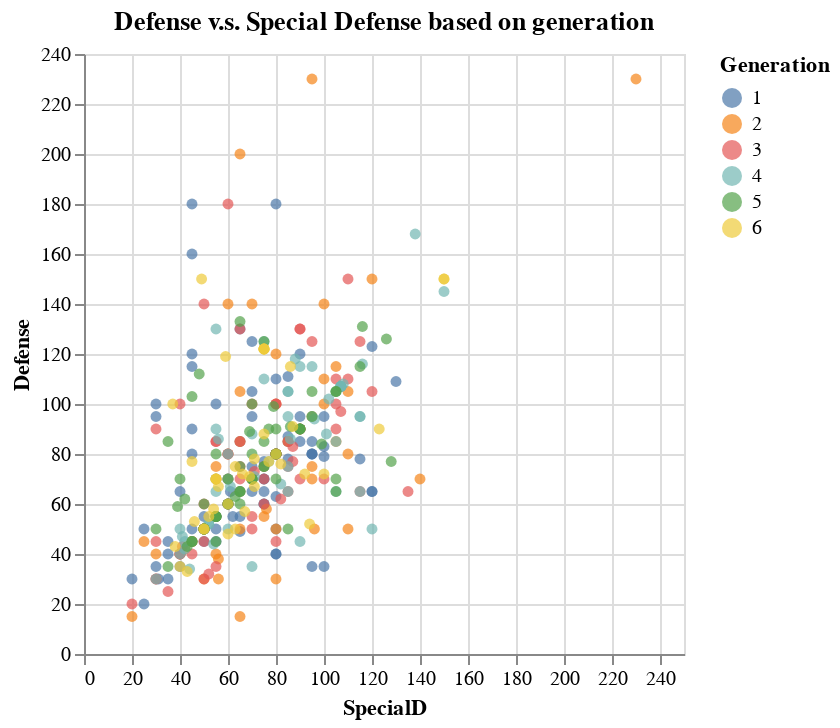

Notebook code cell kept with this figure:
### Code cell
alt.Chart(df).mark_circle().encode(
    x=alt.X("SpecialD",scale=alt.Scale(domain=[0, 250])),
    y=alt.Y("Defense",scale=alt.Scale(domain=[0, 240])),
    color="Generation:N",
    tooltip=["Name","Defense","SpecialD"]
).properties(
    title="Defense v.s. Special Defense based on generation"
)

### Figure 1 — Vega-Lite specification as saved in the notebook (floating-point values rounded to 4 significant figures; data arrays with more than 128 entries replaced by an {"elided": "..."} marker saying what was removed)
{"config": {"view": {"continuousWidth": 300, "continuousHeight": 300}}, "data": {"name": "data-8f8f5a820e13a98ac2edffa1fa08f1db"}, "mark": {"type": "circle"}, "encoding": {"color": {"field": "Generation", "type": "nominal"}, "tooltip": [{"field": "Name", "type": "nominal"}, {"field": "Defense", "type": "quantitative"}, {"field": "SpecialD", "type": "quantitative"}], "x": {"field": "SpecialD", "scale": {"domain": [0, 250]}, "type": "quantitative"}, "y": {"field": "Defense", "scale": {"domain": [0, 240]}, "type": "quantitative"}}, "title": "Defense v.s. Special Defense based on generation", "$schema": "https://vega.github.io/schema/vega-lite/v5.16.3.json", "datasets": {"data-8f8f5a820e13a98ac2edffa1fa08f1db": {"elided": "374 records"}}}
